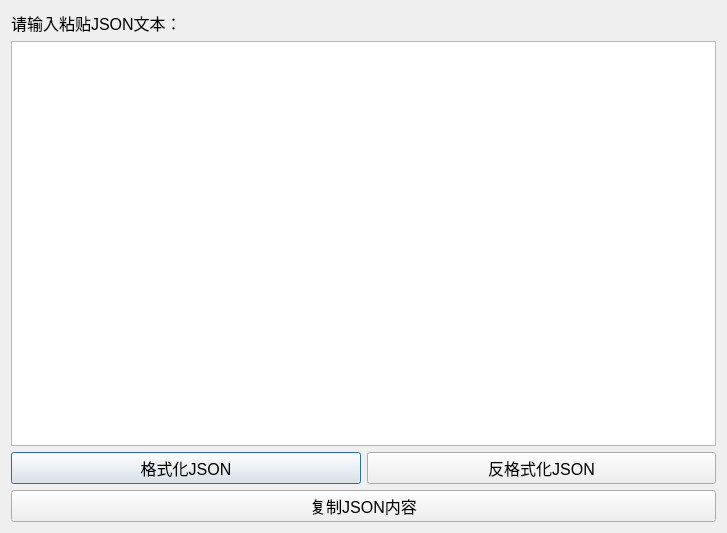
<?xml version="1.0" encoding="UTF-8"?>
<ui version="4.0">
 <class>JsonFormatter</class>
 <widget class="QDialog" name="JsonFormatter">
  <property name="geometry">
   <rect>
    <x>0</x>
    <y>0</y>
    <width>727</width>
    <height>533</height>
   </rect>
  </property>
  <property name="windowTitle">
   <string>JSON格式化小工具</string>
  </property>
  <property name="styleSheet">
   <string notr="true">* {
font-size:16px;
}</string>
  </property>
  <layout class="QVBoxLayout" name="verticalLayout">
   <item>
    <widget class="QLabel" name="label">
     <property name="text">
      <string>请输入粘贴JSON文本：</string>
     </property>
    </widget>
   </item>
   <item>
    <widget class="QPlainTextEdit" name="plainTextEdit_json"/>
   </item>
   <item>
    <layout class="QHBoxLayout" name="horizontalLayout">
     <item>
      <widget class="QPushButton" name="pushButton_format">
       <property name="text">
        <string>格式化JSON</string>
       </property>
      </widget>
     </item>
     <item>
      <widget class="QPushButton" name="pushButton_unformat">
       <property name="text">
        <string>反格式化JSON</string>
       </property>
      </widget>
     </item>
    </layout>
   </item>
   <item>
    <widget class="QPushButton" name="pushButton_copyjson">
     <property name="text">
      <string>复制JSON内容</string>
     </property>
    </widget>
   </item>
  </layout>
 </widget>
 <resources/>
 <connections/>
</ui>
